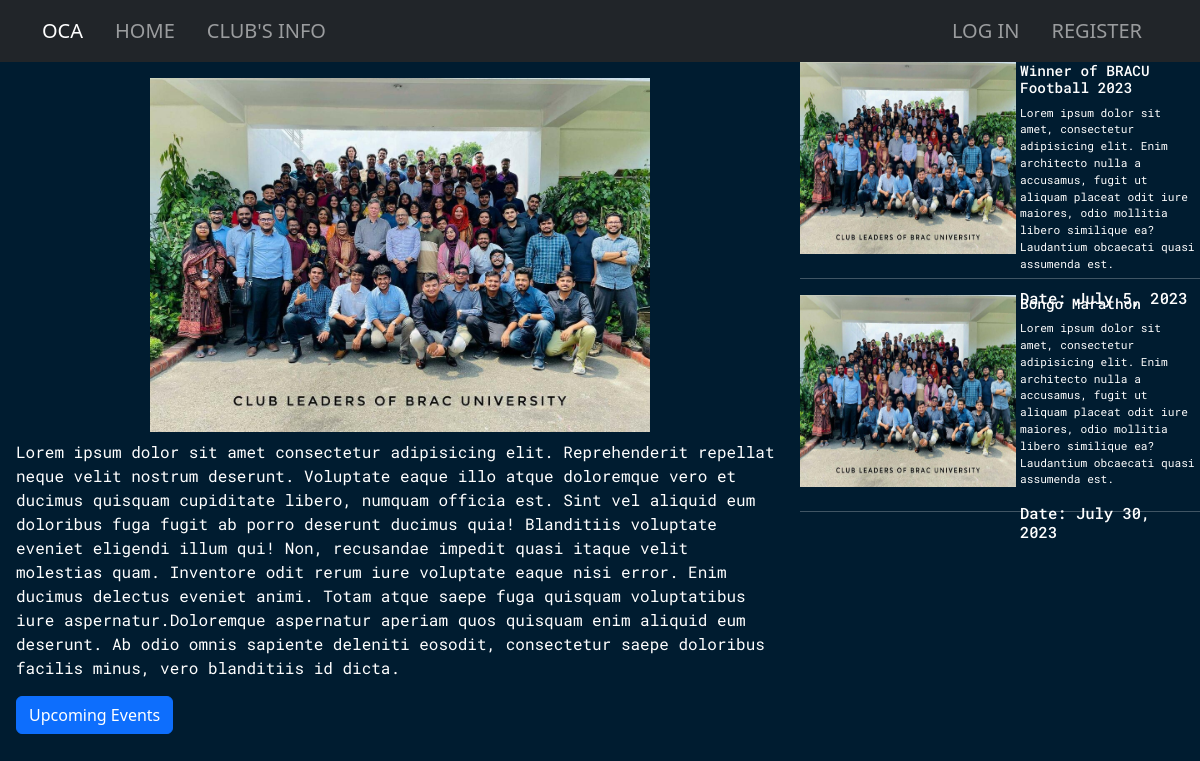
Page /club/club-details/1/ on the committed database.
### club/models.py (models this page shows, shortened)
class ClubInfo(models.Model):
    club = models.ForeignKey(
        Club, on_delete=models.CASCADE, null=True, blank=True)
    description = models.TextField(null=True, blank=True)
    contact_mail = models.CharField(max_length=50, blank=True, null=True)
    photo = models.ImageField(upload_to='club_photo/')

class Achievement(models.Model):
    club = models.ForeignKey(
        Club, on_delete=models.CASCADE, null=True, blank=True)
    photo = models.ImageField(upload_to='achivements/')
    title = models.CharField(max_length=200)
    description = models.TextField(null=True)
    achieved_date = models.DateField()

### club/views.py (the view)
# urls.py: path('club-details/<int:id>/', views.club_info, name='club-info'),
def club_info(request, id):
    club = None
    club_info = None
    club_achievments = None
    if (Club.objects.filter(id=id)):
        club = (Club.objects.filter(id=id))[0]
    if (ClubInfo.objects.filter(club=club)):
        club_info = (ClubInfo.objects.filter(club=club))[0]
    if (Achievement.objects.filter(club=club)):
        club_achievments = Achievement.objects.filter(club=club)
    return render(request, 'club_info.html', {'club_info': club_info, 'achievements': club_achievments})

### club/context_processor.py (called while the page is built)
def is_president(request):
    if request.user.is_authenticated:
        president_clubs = Club.objects.filter(president=request.user)
        if president_clubs.exists():
            return {'is_club_president': True, 'president_clubs': president_clubs}
    return {'is_club_president': False}

### templates/club_info.html
{%extends 'base.html' %}
{%load static%}
{%block content%}
<div class="each-club-info h-100 bg-primary">
    <div class="inf">
        <div class="each-club-info-img w-100 d-flex justify-content-center mt-3">
            <img style="width: 500px;" src="{{club_info.photo.url}}" alt="">
        </div>
        <div class="desciption">
            <p class="text-white mono px-3 mt-2" style="font-size: 16px;">{{club_info.description}}</p>
        </div>
        <div class="club-event mx-3">
            <a href="{%url 'upcoming_events' club_info.club.id%}" class="btn btn-primary">Upcoming Events</a>
        </div>
    </div>
    <div class="achievements">
        {% for ach in achievements%}
         <div class="achieved d-flex mb-3">
            <img style="width: 18vw; height: 24vh;" src="{{ach.photo.url}}" alt="">
            <div class="mx-1">
                <h5 class="mono text-white" style="font-size: 0.9rem;">{{ach.title}}</h5>
                <p class="mono text-white" style="font-size: 0.7rem;">{{ach.description}}</p>
                <h6 class="mono text-white" style="font-size: 0.97rem;">Date: {{ach.achieved_date}}</h6>
            </div>
         </div>
         <hr class="text-white">
        {%endfor%}
    </div>
</div>
{%endblock content%}

### static/css/style.css (style rules this page uses)
:root { --homepage-background-color: #001C30; }
* { margin: 0; padding: 0; }
body { background-color: var(--homepage-background-color); }
.mono { font-family: 'Roboto Mono', monospace; }
.each-club-info { height: 100vh; display: grid; grid-template-columns: 2fr 1fr; }
.each-club-info > .inf { height: 93vh; background-color: #001C30; }
.each-club-info > .achievements { height: 100%; background-color: var(--homepage-background-color); }
.achieved { height: 25vh; }

### rows in the picture
ClubInfo: photo (picture), description "Lorem ipsum dolor sit amet consectetur adipisicing elit. Reprehenderit repellat neque velit nostrum deserunt. Voluptate eaque illo atque doloremque vero et ducimus quisquam cupiditate libero, numquam officia est. Sint vel aliquid eum doloribus fuga fugit ab porro deserunt ducimus quia! Blanditiis voluptate eveniet eligendi illum qui! Non, recusandae impedit quasi itaque velit molestias quam. Inventore odit rerum iure voluptate eaque nisi error. Enim ducimus delectus eveniet animi. Totam atque saepe fuga quisquam voluptatibus iure aspernatur.Doloremque aspernatur aperiam quos quisquam enim aliquid eum deserunt. Ab odio omnis sapiente deleniti eosodit, consectetur saepe doloribus facilis…"
Achievement: photo (picture), title "Winner of BRACU Football 2023", description "Lorem ipsum dolor sit amet, consectetur adipisicing elit. Enim architecto nulla a accusamus, fugit ut aliquam placeat odit iure maiores, odio mollitia libero similique ea? Laudantium obcaecati quasi assumenda est.", achieved_date "July 5, 2023"
Achievement: photo (picture), title "Bongo Marathon", description "Lorem ipsum dolor sit amet, consectetur adipisicing elit. Enim architecto nulla a accusamus, fugit ut aliquam placeat odit iure maiores, odio mollitia libero similique ea? Laudantium obcaecati quasi assumenda est.", achieved_date "July 30, 2023"
